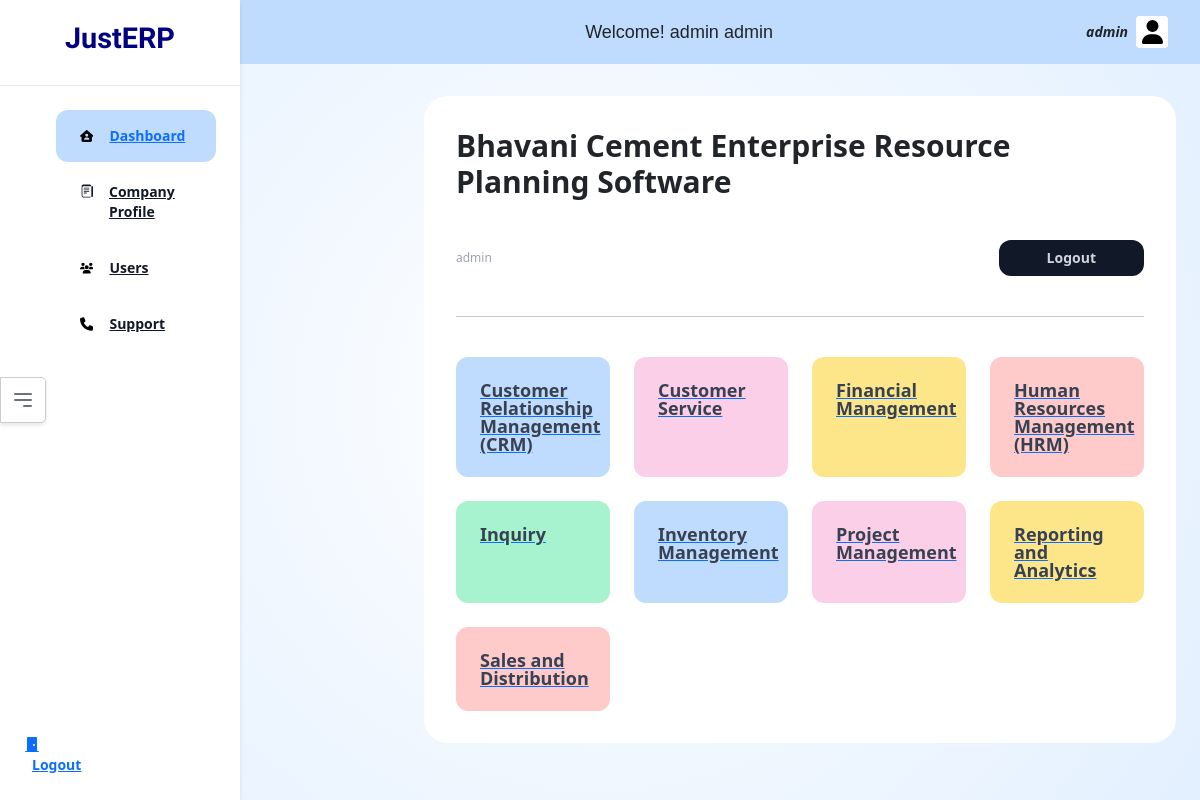
/home/dashboard/ (signed in), run on the app's committed database.
### authapp/models.py (models this page shows, shortened)
class CustomUser(AbstractBaseUser, PermissionsMixin):
    username = models.CharField(max_length=150, unique=True)
    email = models.EmailField(unique=True)
    first_name = models.CharField(max_length=30)
    last_name = models.CharField(max_length=30)
    company=models.ForeignKey(CompanyProfile, on_delete=models.CASCADE, null=True)
    type = models.CharField(max_length=10, choices=[('root', 'Root'), ('normal', 'Normal')], default='normal')
    profile=models.ForeignKey(Profile, on_delete=models.PROTECT, null=True, blank=True)
    is_active = models.BooleanField(default=True)
    is_staff = models.BooleanField(default=False)
    permissions=models.ManyToManyField(Permission)
    date_joined = models.DateTimeField(default=timezone.now)
    objects = CustomUserManager()
    USERNAME_FIELD = 'email'
    REQUIRED_FIELDS = ['company','username', 'first_name', 'last_name']

class CompanyProfile(models.Model):
    company_id=models.AutoField(primary_key=True)
    company_name = models.CharField(max_length=100)
    contact_person_name = models.CharField(max_length=100)
    contact_email = models.EmailField()
    contact_phone = models.CharField(max_length=20)
    company_address = models.TextField(blank=True, null=True)
    business_description = models.TextField()
    country = CountryField()
    registration_number = models.CharField(max_length=100, blank=True, null=True)
    budget = models.DecimalField(max_digits=10, decimal_places=2)
    created_at = models.DateTimeField(auto_now_add=True)
    updated_at = models.DateTimeField(auto_now=True)

### home/models.py (models this page shows, shortened)
class CompanyModule(models.Model):
    cm_id=models.AutoField(primary_key=True)
    company = models.ForeignKey('authapp.CompanyProfile', on_delete=models.CASCADE)
    module= models.ForeignKey(Module, on_delete=models.CASCADE)

class Module(models.Model):
    module_id=models.AutoField(primary_key=True)
    module_code=models.SlugField(max_length=100, unique=True, blank=True)
    module_name=models.CharField(max_length=200)
    parent_module =models.ManyToManyField('self',symmetrical=False, related_name="child_module", blank=True)

### home/views.py (the view)
# urls.py: path('dashboard/', views.dashboard, name="dashboard"),
@login_required
def dashboard(request):
    user=request.user
    if user.is_authenticated:
        company=CompanyProfile.objects.get(pk=user.company.company_id)
        modules_installed=CompanyModule.objects.filter(company=company)
        context={'company_id':user.company.company_id,'company_name':user.company.company_name, 'username':user.username, 'first_name':user.first_name, 'last_name': user.last_name, 'email': user.email, 'modules':modules_installed}
        return render(request, 'home/dashboard.html', context)
    else:
        return redirect('/auth/login/')

### home/templatetags/custom_filter.py (called while the page is built)
@register.filter(name='not_in_deny_list')
def not_in_deny_list(value):
    deny_list = ["support", "users", "profile"]
    return value not in deny_list

### templates/home/dashboard.html (shortened to what this page needs)
{% extends "home/base.html" %}
{% block activedash %}200{% endblock %}
{% block body %}
{% load custom_filter %}
  <div class="max-w-4xl mx-auto">
    <div class="bg-white rounded-3xl p-8 mb-5">
      <h1 class="text-3xl font-bold mb-10">
        {{ company_name }} Enterprise Resource Planning Software
      </h1>
      <div class="flex items-center justify-between">
        <div class="flex items-stretch">
          <div class="text-gray-400 text-xs">{{ username }}</div>
        </div>
        <div class="flex items-center gap-x-2">
              <path
                d="M8 15c4.418 0 8-3.134 8-7s-3.582-7-8-7-8 3.134-8 7c0 1.76.743 3.37 1.97 4.6-.097 1.016-.417 2.13-.771 2.966-.079.186.074.394.273.362 2.256-.37 3.597-.938 4.18-1.234A9.06 9.06 0 0 0 8 15z"
              />
          <a href="/auth/logout/">
            <button
            type="button"
            class="inline-flex items-center justify-center h-9 px-5 rounded-xl bg-gray-900 text-gray-300 hover:text-white text-sm font-semibold transition"
          >
            Logout
          </button>
          </a>
        </div>
      </div>
      <hr class="my-10" />
      <div class="grid grid-cols-4 gap-6">
        {% for module in modules %}
        {% if module.module.module_code and module.module.module_code|not_in_deny_list %}
        <a href="/{{ module.module.module_code }}" class="p-4 bg-{% cycle 'blue' 'pink' 'yellow' 'red' 'green' %}-200 rounded-xl">
          <div class="font-bold text-lg text-gray-700 leading-none">{{ module.module.module_name }}</div>
        </a>
        {% endif %}
        {% endfor %}
      </div>
    </div>
  </div>
{% endblock %}

### templates/home/base.html (shortened to what this page needs)
<!DOCTYPE html>
<html lang="en">
  <head>
    {% load static %}
    <link
      href="https://cdn.jsdelivr.net/npm/tailwindcss@2.2.19/dist/tailwind.min.css"
      rel="stylesheet"
    />
    <link href="https://stackpath.bootstrapcdn.com/bootstrap/5.1.3/css/bootstrap.min.css" rel="stylesheet">
   <link rel="stylesheet" href="{% static 'css/base.css' %}">
  </head>
  <body class="relative bg-blue-50 overflow-hidden max-h-screen">
    <header class="fixed right-0 top-0 left-60 bg-blue-200 py-3 px-4 h-16">
      <div class="max-w-4xl mx-auto">
        <div  class="flex items-center justify-between">
          <div class="text-lg custom-font font-bold">Welcome! {{ first_name }} {{ last_name }}</div>
          <button id="custom-flex" type="button" data-bs-container="body" data-bs-toggle="popover" data-bs-html="true" data-bs-placement="bottom" data-bs-content="
          <div id='popover-box'>
            <div id='inner-content-user'>
              <div id='left-partition-user'>
                <span class=' img-border inline-flex items-center justify-center  text-gray-600 text-xs rounded bg-white transition ml-2'>
                  <img class='size-custom-i' src='{% static 'images/user-img.png' %}' alt=''>
                </span>
              </div>
              <div id='right-partition-user'>
                <div class='hidden lg:flex lg:flex-1 lg:justify-end'>
                  <a href='/auth/logout/' class='text-sm font-bold leading-6 text-gray-900'>Logout <span aria-hidden='true'>&rarr;</span></a>
                </div>
              </div>
            </div>
            <div class='user-details'>
              <p class='user-name'>{{ first_name }} {{ last_name }}</p>
              <p class='username'>{{ username }}</p>
              <a class='user-email' href='mailto:{{ email }}'>{{ email }}</a>
              <hr class='left-side-breaker'>
              <p id='company-written'>Company</p>
              <a href='/home/company-profile/' class='user-email'> <p class='user-company'>{{ company_name }}</p></a>
            </div>
          </div>
        ">
              <span class="text-sm"><em><b>{{ username }}</b></em></span>
              <span
                class="inline-flex items-center justify-center w-8 h-8 text-gray-600 text-xs rounded bg-white transition ml-2"
              >
              </span>
          </button>
        </div>
      </div>
    </header>
  <aside class="fixed inset-y-0 left-0 bg-white shadow-md max-h-screen w-60">
    <div class="flex flex-col justify-between h-full">
        <div class="flex-grow">
          <div class="px-4 py-6 text-center border-b">
            <h1 class="text-xl font-bold leading-none">
              <span class="main-logo-design">JustERP</span>
            </h1>
          </div>
          <div class="p-4">
            <ul class="space-y-1">
              <li>
                <a
                  href="/home/dashboard/"
                  class="flex items-center bg-blue-{% block activedash %}{% endblock %} rounded-xl font-bold text-sm  py-3 px-4"
                >
                  Dashboard
                </a>
              </li>
              <li>
                <a
                  href="/home/company-profile/"
                  class="flex bg-blue-{% block activecp %}{% endblock %} hover:bg-blue-50 rounded-xl font-bold text-sm text-gray-900 py-3 px-4"
                >
                  Company Profile
                </a>
              </li>
              <li>
                <a
                  href="/auth/users"
                  class="flex bg-blue-{% block activeusers %}{% endblock %} hover:bg-blue-50 rounded-xl font-bold text-sm text-gray-900 py-3 px-4"
                >
                  Users
                </a>
              </li>
              <li>
                <a
                  href="javascript:void(0)"
                  class="flex bg-blue-{% block activesupport %}{% endblock %} hover:bg-blue-50 rounded-xl font-bold text-sm text-gray-900 py-3 px-4"
                >
                  Support
                </a>
              </li>
            </ul>
          </div>
        </div>
        <a href="/auth/logout" id="sidebar-logout">
          <div class="p-4">
            <svg
              xmlns="http://www.w3.org/2000/svg"
              width="1em"
              height="1em"
              fill="currentColor"
              class=""
              viewBox="0 0 16 16"
            >
              <path
                d="M12 1a1 1 0 0 1 1 1v13h1.5a.5.5 0 0 1 0 1h-13a.5.5 0 0 1 0-1H3V2a1 1 0 0 1 1-1h8zm-2 9a1 1 0 1 0 0-2 1 1 0 0 0 0 2z"
              />
            </svg>
          <span class="font-bold text-sm ml-2">Logout</span>
        </div>
        </a>
    </div>
  </aside>
    <main class="ml-60 pt-16 max-h-screen overflow-auto">
      <div class="custt-outer">
        <button id="toggle-sidebar" class="text-gray-500 focus:outline-none">
          <svg xmlns="http://www.w3.org/2000/svg" class="h-6 w-6" fill="none" viewBox="0 0 24 24" stroke="currentColor">
            <path stroke-linecap="round" stroke-linejoin="round" stroke-width="2" d="M4 6h16M4 12h16m-7 6h7" />
          </svg>
        </button>
        <div class="px-6 py-8 main-area">
            {% block body %}{% endblock %}
        </div>
      </div>
    </main>
  </body>
</html>

### static/css/base.css (style rules this page uses)
body { background: rgb(255, 231, 241)!important; background: radial-gradient( circle, rgba(255, 227, 239, 0.01) 0%, #e3f0ff 100% )!important; }
.main-logo-design { font-size: 1.8rem; color: navy; font-weight: bold; font-family: "Satisfy", cursive; }
.custom-font { font-family: "Hind Siliguri", sans-serif; font-weight: 300; font-style: normal; }
.size-custom { height:75%; }
#custom-flex { display: flex; flex-direction: row; justify-content: space-between; align-items: center; }
.custom-icon { width: 12%; margin-right: 1rem; }
.custt-outer { display: flex; flex-direction: row; align-items: center; }
.main-area { margin-left: 10rem; }
#toggle-sidebar { position: fixed; top: 50%; left: 0; transform: translateY(-50%); z-index: 1000; background-color: #ffffff; border: 1px solid #ccc; border-radius: 0 5px 5px 0; padding: 10px; box-shadow: 0 2px 4px rgba(0, 0, 0, 0.1); }

### data on the page
CustomUser: first_name "admin", last_name "admin", username "admin"
CompanyProfile: company_name "Bhavani Cement"
CompanyModule: module.module_name "Customer Relationship Management (CRM)"
CompanyModule: module.module_name "Customer Service"
CompanyModule: module.module_name "Financial Management"
CompanyModule: module.module_name "Human Resources Management (HRM)"
CompanyModule: module.module_name "Inquiry"
CompanyModule: module.module_name "Inventory Management"
CompanyModule: module.module_name "Project Management"
CompanyModule: module.module_name "Reporting and Analytics"
CompanyModule: module.module_name "Sales and Distribution"
